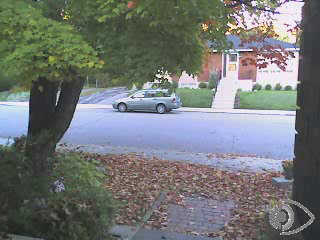
//> input picture frame 11 of lab4/bike.avi, 320 x 240 px, given in place of the camera
$ ./main   (built with g++ and OpenCV 4)
//> lines starting //> are read from the running program, lines starting //| are printed output that depends on the picture; after the words box and inside, x2 and y2 are one past the last pixel; in counts of white or black regions, pixels touching at a corner belong together
#include <opencv2/highgui.hpp>
#include <opencv2/opencv.hpp>
#include <opencv2/core.hpp>
#include <opencv2/imgproc/imgproc.hpp>
#include <opencv2/core/mat.hpp>
#include <opencv2/imgcodecs/imgcodecs.hpp>
#include <opencv2/calib3d/calib3d.hpp>

#include <iostream>

#define ESC 27

using namespace std;
using namespace cv;

int main() {
    // Zmienne pomocnicze
    VideoCapture stream;
    Mat image, firstFrame, secondFrame, thirdFrame, result;

    // Zmienne, w k†órych przechowywana jest wartość tych sliderów z opcjami
    int alphaSlider = 1;
    int thresholdSlider = 1;

    // Wybór do menu
    int choice = 0;

    cout << "1. Kamerka laptopa" << endl;
    cout << "2. Plik wideo bike" << endl;
    cout << "3. Plik wideo robot_no_loop" << endl;
    cout << "Podaj żródło obrazu:" << endl;
    cin >> choice;
//> the answer given: 1

    // Wybieramy źródło obrazu
    switch (choice) {
        case 1: {
            // Kamerka internetowa
            stream.open(0);
            break;
        }
        case 2: {
            // Wideo z dziewczynką na rowerze
            stream.open("/Users/msoroka/Desktop/uczelnia/obrazy/lab4/bike.avi");
            break;
        }
        case 3: {
            // Wideo z jeżdżącym robotem
            stream.open("/Users/msoroka/Desktop/uczelnia/obrazy/lab4/robot_no_loop.avi");
            break;
        }
        default: {
            cout << "Błędny wybór." << endl;
            return -1;
        }
    }

    // Sprawdzenie czy poprawnie załadowano źródło obrazu
    if (!stream.isOpened()) {
        cout << "Błąd podczas otwierania kamery." << endl;
    } else {
        cout << "Pomyślnie otworzono źródło obrazu." << endl;
    }

    // Złapanie pierwszej klatki obrazu, do dalszych porównań
    stream >> firstFrame;
//> firstFrame is the input picture: 240 rows x 320 cols, CV_8UC3; mean B, G, R 117.9, 119.1, 115

    // Zrobienie kopii pierwszej klatki
    secondFrame = firstFrame;

    // Nałożenie szarej barwy na zapisane klatki
    cvtColor(firstFrame, firstFrame, COLOR_BGR2GRAY);
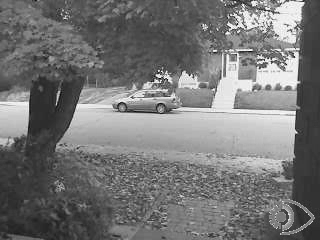
//> firstFrame: 240 rows x 320 cols, CV_8UC1; min 0, max 255, mean 117.7
    cvtColor(secondFrame, secondFrame, COLOR_BGR2GRAY);

    image = firstFrame;

    namedWindow("Camera", WINDOW_AUTOSIZE);
    namedWindow("Settings", WINDOW_AUTOSIZE);

    // Inicjalizacja sliderków z opcjami
    createTrackbar("Alpha", "Settings", &alphaSlider, 300);
    createTrackbar("Threshold", "Settings", &thresholdSlider, 300);

    while (true) {
        // Wczytanie klatki z aktualnym obrazem
        stream >> secondFrame;
        stream >> thirdFrame;

        // Sprawdzenie czy klatki nie są puste, żeby nie wysypało błędu
        if (secondFrame.empty() || thirdFrame.empty()) {

            // Ustawienie obrazu z powrotem na pierwszą klatkę, aby zapętlić
            // odtwarzanie obrazu
            // !! Nie wpływa na obraz z kamerki wideo
            stream.set(CAP_PROP_POS_FRAMES, 0);

            // Ponowne wczytanie klatek
            stream >> secondFrame;
            stream >> thirdFrame;
        }

        // Nałożnie barwy szarości
        cvtColor(secondFrame, secondFrame, COLOR_BGR2GRAY);
//> secondFrame: 240 rows x 320 cols, CV_8UC1
        cvtColor(thirdFrame, thirdFrame, COLOR_BGR2GRAY);
//> thirdFrame: 240 rows x 320 cols, CV_8UC1

        // Obliczenie różnicy pomiędzy wczytanymi klatkami
        absdiff(secondFrame, thirdFrame, result);
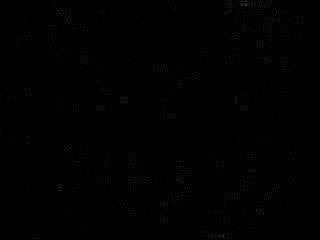
//> result: 240 rows x 320 cols, CV_8UC1; min 0, max 58, mean 0.8
        threshold(result, result, thresholdSlider, 255, THRESH_BINARY);
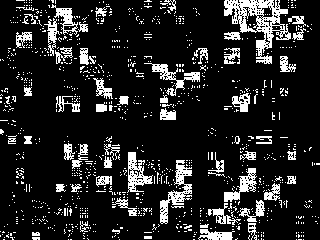
//> result: 240 rows x 320 cols, CV_8UC1; 14.4% white in thin lines or dots

        // Obliczenia współczynnika alfa z wzoru podanego na slajdach
        // i zastosowanie go na obrazie
        double alpha = (double) alphaSlider / 100;
        image = (1 - alpha) * image + alpha * result;

        try {
            imshow("Camera", image);
        } catch (Exception &e) {
            cout << e.what() << endl;

            return 1;
        }

        if (waitKey(30) == ESC) break;
//> the Esc key is pressed
    }

    stream.release();
    image.release();
    firstFrame.release();
    secondFrame.release();
    thirdFrame.release();
    result.release();
    destroyAllWindows();

    return 0;
}

$ run again, starting later in the video
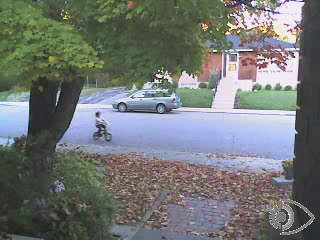
//> input picture frame 53 of lab4/bike.avi, 320 x 240 px, given in place of the camera
//> firstFrame is the input picture: 240 rows x 320 cols, CV_8UC3; mean B, G, R 117.3, 118.6, 114.8
//> firstFrame: 240 rows x 320 cols, CV_8UC1
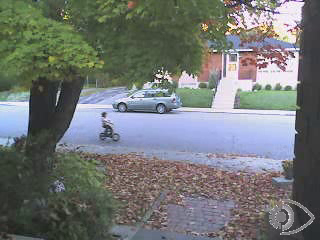
//> input picture frame 55 of lab4/bike.avi, 320 x 240 px, given in place of the camera
//> thirdFrame is the input picture: 240 rows x 320 cols, CV_8UC3; mean B, G, R 117.3, 118.6, 114.7
//> secondFrame: 240 rows x 320 cols, CV_8UC1
//> thirdFrame: 240 rows x 320 cols, CV_8UC1
//> `threshold(result, result, thresholdSlider, 255, THRESH_BINARY);`:
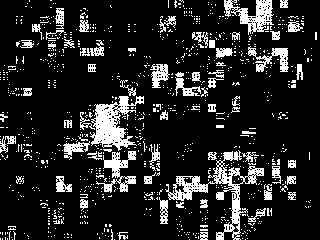
//> result: 240 rows x 320 cols, CV_8UC1; 14.9% white; 961 white regions (895 under 20 px), largest, box (x1, y1, x2, y2) and area: (165, 150, 264, 240) 1723, (90, 96, 144, 151) 1339, (224, 0, 274, 35) 772

$ run again, starting later in the video
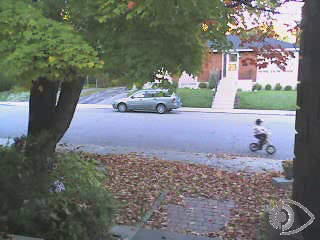
//> input picture frame 95 of lab4/bike.avi, 320 x 240 px, given in place of the camera
//> firstFrame is the input picture: 240 rows x 320 cols, CV_8UC3; mean B, G, R 116.8, 118.3, 114.7
//> firstFrame: 240 rows x 320 cols, CV_8UC1
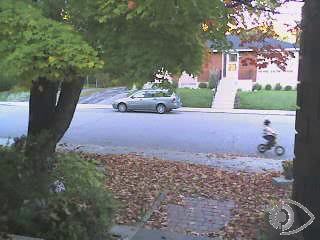
//> input picture frame 97 of lab4/bike.avi, 320 x 240 px, given in place of the camera
//> thirdFrame is the input picture: 240 rows x 320 cols, CV_8UC3; mean B, G, R 116.7, 118.3, 114.5
//> secondFrame: 240 rows x 320 cols, CV_8UC1
//> thirdFrame: 240 rows x 320 cols, CV_8UC1
//> `threshold(result, result, thresholdSlider, 255, THRESH_BINARY);`:
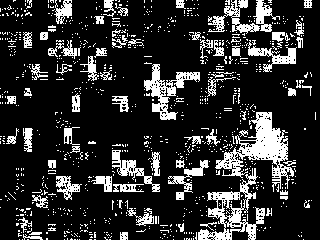
//> result: 240 rows x 320 cols, CV_8UC1; 18.3% white; 932 white regions (859 under 20 px), largest, box (x1, y1, x2, y2) and area: (215, 112, 294, 192) 2049, (198, 168, 265, 240) 1484, (144, 64, 200, 120) 991
